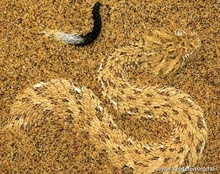
%> input picture Image Segmentation code and results/snake.jpg, 220 x 174 px, shrunk from 550 x 434 before the run
$ octave segmentMain.m   (GNU Octave 9; MATLAB toolbox functions it lacks are replaced by stand-ins)
%> lines starting %> are read from the running program, lines starting %| are printed output that depends on the picture
### Image Segmentation code and results/createTextons.m
function [textons] = createTextons(imStack, bank, k)
[r,c] = size(imStack);  %row、col
n = size(bank,3);   %filter num

textonsSet=[];
for i=1:r
    for j = 1:c
        im = imStack{i,j}; %cell
        im = im2double(im);
        res = zeros(size(im,1),size(im,2),n);    %filter result
        for channel = 1:n
            res(:,:,channel) = conv2(im,double(bank(:,:,channel)),'same');
        end
        numpixels = size(res,1) * size(res,2);
        X = reshape(res,numpixels,n);% yield a matrix with the RGB features as its rows
        %textonsSet = [textonsSet;X];    %use all pixels’ filter responses to be clustered (use more time)
        first = size(X,1);
        randomX = X(randperm(first,ceil(first/1000)),:);
        textonsSet = [textonsSet;randomX];
    end
end

%使用自带的kmeans，对纹理编码进行k个聚类
[~,textons] = kmeans(textonsSet,k);
return;


### Image Segmentation code and results/compareSegmentations.m
function [colorLabelIm, textureLabelIm] = compareSegmentations(origIm, bank, textons, winSize, numColorRegions, numTextureRegions)

origIm = im2double(origIm);

colorSet = reshape(origIm, size(origIm, 1)*size(origIm, 2), size(origIm, 3)); %获取颜色集
opts = statset('Display','final','MaxIter',1000);
[~, colorCenter] = kmeans(colorSet, numColorRegions, 'Options', opts); %将颜色集分为numColorRegions类
colorLabelIm = quantizeFeats(origIm, colorCenter);

featIm = extractTextonHists(rgb2gray(origIm), bank, textons, winSize); %获取纹理特征图
featImSet = reshape(featIm, size(featIm, 1)*size(featIm, 2), size(featIm, 3));
[~, textureCenter] = kmeans(featImSet, numTextureRegions, 'Options', opts); %将纹理特征分为numTextureRegions类
textureLabelIm = quantizeFeats(featIm, textureCenter);

return;

### Image Segmentation code and results/quantizeFeats.m
function [labelIm] = quantizeFeats(featIm, meanFeats)

[h,w,d] = size(featIm); %height、width、dimension
k = size(meanFeats,1)
labelIm = ones(h,w);   %h*w

for i = 1:h
    for j = 1:w
        minDis = 10000000;
        for m = 1:k
            tempDis = 0;
            for n = 1:d
                tempDis = tempDis + power(featIm(i,j,n)-meanFeats(m,n),2);
            end
            tempDis = sqrt(tempDis); %欧式距离
            if tempDis < minDis
                labelIm(i,j) = m; %划分聚类中心
                minDis = tempDis;
            end
        end
    end
end
return

### Image Segmentation code and results/extractTextonHists.m
function [featIm] = extractTextonHists(origIm, bank, textons, winSize)

origIm = im2double(origIm);
[r, c] = size(origIm);

n = size(bank, 3);
res = zeros(r, c, n);
for row=1:n
    res(:,:,row)=conv2(origIm,double(bank(:,:,row)),'same');
end

X = reshape(res, size(res,1)* size(res,2), n);  % 前面操作与之前函数相同
dis2textons = dist2(textons, X);    %计算纹理集和res距离
[~, argtexton] = min(dis2textons); %取最小
temptexton = reshape(argtexton, r, c);

if winSize > 1
    Num_Left = floor((winSize-1)/2);
    Num_Right = ceil((winSize-1)/2);
    for i=1:Num_Left
        temptexton = [temptexton(:,1), temptexton];
        temptexton = [temptexton(1,:); temptexton];
    end
    for i=1:Num_Right
        temptexton = [temptexton, temptexton(:,size(temptexton, 2))];
        temptexton = [temptexton; temptexton(size(temptexton, 1), :)];
    end
else
    Num_Left = 0;
    Num_Right = 0;
end

featIm = zeros(r, c, size(textons, 1));
for i=(1+Num_Left):(size(temptexton, 1)-Num_Right)
    for j=(1+Num_Left):(size(temptexton, 2)-Num_Right)
        window = temptexton((i-Num_Left):(i+Num_Right), (j-Num_Left):(j+Num_Right));
        frequency = tabulate(window(:));
        for k=1:size(frequency, 1)
            textonIndex = int64(frequency(k, 1));
            count = int32(frequency(k, 2));
            featIm(i-Num_Left, j-Num_Left, textonIndex) = featIm(i-Num_Left, j-Num_Left, textonIndex)+count;
        end
    end
end

return;

### Image Segmentation code and results/segmentMain.m
origIm =imread('C:\Users\xiang he\Desktop\CV大作业-2021-双学位\Image Segmentation provided-files\Image Segmentation provided-files\snake.jpg');
%> origIm is the input picture: size 174x220x3 uint8; mean R, G, B 172.5, 129.8, 67.8

[height,width] = size(origIm);
%> height = 174; width = 660
%subplot(3,1,1);
imshow(origIm)
title('原图像');
%bank = load('filterBank.mat');
bank = cell2mat(struct2cell(load('filterBank.mat'))); %直接load无法进行displayFilterBank的操作
bankSubset=[];
bankSubset = bank(:,:,38); %最后一个维度选择用谁
%displayFilterBank(bank)

imStack = {rgb2gray(origIm)} ;
%> imStack = 1 item
useSubsetOrNot = 0; %是否使用bank子集的变量，假为0
if useSubsetOrNot
    bank = bankSubset;
end
[m,n,l] =size(bank);
winSize = 10;
numColorRegions = 3;  % 聚类数
numTextureRegions = 3 ;   % 聚类数

k = 10;   %纹理基元的纹理编码集个数
textons = createTextons(imStack, bank, k);
%> after the loop in createTextons, `for i=1:r`:
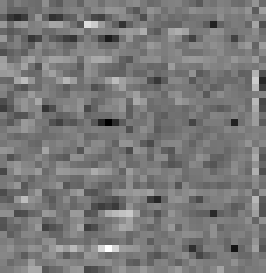
%> textonsSet: size 39x38 double (shown 7 times larger); min -0.161, max 0.167, mean -0.00477; drawn with min black and max white

[colorLabelIm, textureLabelIm] = compareSegmentations(origIm, bank, textons, winSize, numColorRegions, numTextureRegions);
%> in compareSegmentations, `[~, colorCenter] = kmeans(colorSet, numColorRegions, 'Options', opts);`: colorCenter = [0.669 0.497 0.251; 0.854 0.688 0.418; 0.458 0.3 0.0981]
%> in quantizeFeats, `k = size(meanFeats,1)`: k = 3
%> after the loop in quantizeFeats, `for i = 1:h`:
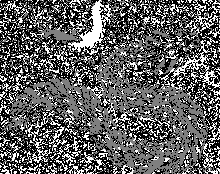
%> labelIm: size 174x220 double; min 1, max 3, mean 1.76; drawn with min black and max white
%> in extractTextonHists, `origIm = im2double(origIm);`:
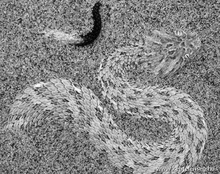
%> origIm: size 174x220 double; min 0, max 0.983, mean 0.531
%> the run ends on the next line
